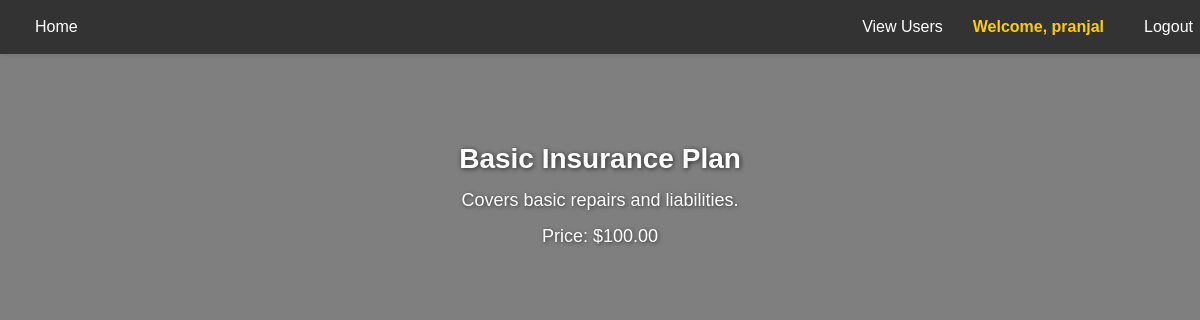
The page /policy/Basic Insurance Plan/ (signed in) on the database its author committed.
### insurance/models.py (models this page shows, shortened)
class Policy(models.Model):
    name = models.CharField(max_length=255)
    description = models.TextField()
    price = models.DecimalField(max_digits=10, decimal_places=2)
    image = models.ImageField(upload_to='policy_images/', null=True, blank=True)
    additional_details = models.TextField(null=True, blank=True)
    default = models.BooleanField(default=False)  # This is the field we're referring to
    created_at = models.DateTimeField(auto_now_add=True)  # Optional, if you need to track creation time

### insurance/views.py (the view)
# urls.py: path('policy/<str:policy_name>/', views.policy_details, name='policies_details'),
@login_required
def policy_details(request, policy_name):
    policy = get_object_or_404(Policy, name = policy_name)
    return render(request, 'insurance/policies_details.html', {'policy': policy})

### insurance/context_processors.py (called while the page is built)
def s3_image_url(request):
    return {
        's3_image_url': "https://elasticbeanstalk-us-east-1-779777417450.s3.amazonaws.com/bike.jpeg"
    }

### insurance/templates/insurance/policies_details.html (shortened to what this page needs)
{% load static %}
<!DOCTYPE html>
<html lang="en">
<head>
    <link rel="stylesheet" href="{% static 'insurance/policies_details.css' %}">
</head>
<body style="background: url('{{ s3_image_url }}') no-repeat center center fixed; background-size: cover;">
    <nav>
        <a href="{% url 'home' %}">Home</a>
        <div class="nav-right">
            {% if user.is_authenticated %}
                {% if user.is_staff %}
                    <a href="{% url 'view_all_users' %}" class="button">View Users</a>
                {% endif %}
                <a href="{% url 'profile' %}" class="welcome-message">Welcome, {{ user.username }}</a>
                <a href="{% url 'logout' %}">Logout</a>
            {% else %}
                <a href="{% url 'login' %}">Login</a>
                <a href="{% url 'signup' %}">Register</a>
            {% endif %}
        </div>
    </nav>
    <div class="content">
        <h2>{{ policy.name }}</h2>
        <p>{{ policy.description }}</p>
        <p>Price: ${{ policy.price }}</p>
    </div>
</body>
</html>

### insurance/static/insurance/policies_details.css (style rules this page uses)
body { margin: 0; padding: 0; font-family: Arial, sans-serif; position: relative; }
body::after { content: ""; position: fixed; top: 0; left: 0; width: 100%; height: 100%; background: rgba(0, 0, 0, 0.5); z-index: -1; }
nav { background-color: #333; display: flex; justify-content: space-between; align-items: center; padding: 10px 20px; position: fixed; width: 99%; top: 0; z-index: 1000; box-shadow: 0 2px 5px rgba(0, 0, 0, 0.1); }
nav a { color: white; text-decoration: none; padding: 8px 15px; font-size: 16px; }
.nav-right { display: flex; align-items: center; }
.welcome-message { margin-right: 10px; color: #ffcc00; font-weight: bold; }
.content { margin-top: 100px; text-align: center; color: #fff; padding: 20px; }
.content h2 { font-size: 28px; margin-bottom: 15px; text-shadow: 1px 1px 5px rgba(0, 0, 0, 0.7); }
.content p { font-size: 18px; margin: 15px 0; text-shadow: 1px 1px 4px rgba(0, 0, 0, 0.6); }

### rows shown on the page
Policy: name "Basic Insurance Plan", description "Covers basic repairs and liabilities.", price "100.00"

### other values the page prints
{{ user.username }} "pranjal"
